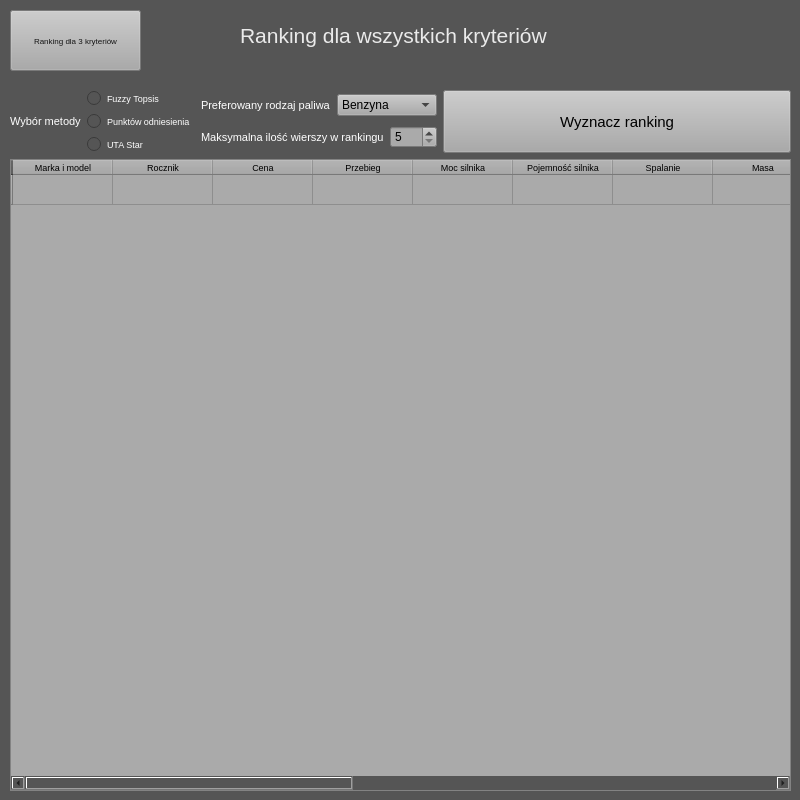
<?xml version="1.0" encoding="UTF-8"?>
<ui version="4.0">
 <class>Form</class>
 <widget class="QWidget" name="Form">
  <property name="geometry">
   <rect>
    <x>0</x>
    <y>0</y>
    <width>800</width>
    <height>800</height>
   </rect>
  </property>
  <property name="windowTitle">
   <string>Form</string>
  </property>
  <property name="autoFillBackground">
   <bool>false</bool>
  </property>
  <property name="styleSheet">
   <string notr="true">background-color: rgb(85, 85, 85);</string>
  </property>
  <widget class="QLabel" name="title_label">
   <property name="geometry">
    <rect>
     <x>240</x>
     <y>10</y>
     <width>471</width>
     <height>51</height>
    </rect>
   </property>
   <property name="sizePolicy">
    <sizepolicy hsizetype="Fixed" vsizetype="Fixed">
     <horstretch>0</horstretch>
     <verstretch>0</verstretch>
    </sizepolicy>
   </property>
   <property name="font">
    <font>
     <pointsize>16</pointsize>
    </font>
   </property>
   <property name="autoFillBackground">
    <bool>false</bool>
   </property>
   <property name="styleSheet">
    <string notr="true">color: rgb(234, 234, 234);</string>
   </property>
   <property name="text">
    <string>Ranking dla wszystkich kryteriów</string>
   </property>
   <property name="scaledContents">
    <bool>true</bool>
   </property>
   <property name="wordWrap">
    <bool>false</bool>
   </property>
  </widget>
  <widget class="QPushButton" name="three_criteria_button">
   <property name="geometry">
    <rect>
     <x>10</x>
     <y>10</y>
     <width>131</width>
     <height>61</height>
    </rect>
   </property>
   <property name="font">
    <font>
     <pointsize>6</pointsize>
     <stylestrategy>PreferAntialias</stylestrategy>
    </font>
   </property>
   <property name="styleSheet">
    <string notr="true">background-color: rgb(170, 170, 170);
color: rgb(21, 21, 21);</string>
   </property>
   <property name="text">
    <string>Ranking dla 3 kryteriów</string>
   </property>
  </widget>
  <widget class="QWidget" name="layoutWidget">
   <property name="geometry">
    <rect>
     <x>10</x>
     <y>90</y>
     <width>781</width>
     <height>701</height>
    </rect>
   </property>
   <layout class="QVBoxLayout" name="verticalLayout">
    <item>
     <layout class="QHBoxLayout" name="horizontalLayout_5">
      <item>
       <layout class="QHBoxLayout" name="horizontalLayout_4">
        <item>
         <layout class="QHBoxLayout" name="horizontalLayout">
          <item>
           <widget class="QLabel" name="method_label">
            <property name="font">
             <font>
              <pointsize>8</pointsize>
             </font>
            </property>
            <property name="styleSheet">
             <string notr="true">color: rgb(255, 255, 255);</string>
            </property>
            <property name="text">
             <string>Wybór metody</string>
            </property>
           </widget>
          </item>
          <item>
           <layout class="QVBoxLayout" name="verticalLayout_2">
            <item>
             <widget class="QRadioButton" name="topsis_button">
              <property name="font">
               <font>
                <pointsize>7</pointsize>
               </font>
              </property>
              <property name="styleSheet">
               <string notr="true">color: rgb(255, 255, 255);</string>
              </property>
              <property name="text">
               <string>Fuzzy Topsis</string>
              </property>
             </widget>
            </item>
            <item>
             <widget class="QRadioButton" name="rsm_button">
              <property name="font">
               <font>
                <pointsize>7</pointsize>
               </font>
              </property>
              <property name="styleSheet">
               <string notr="true">color: rgb(255, 255, 255);</string>
              </property>
              <property name="text">
               <string>Punktów odniesienia</string>
              </property>
             </widget>
            </item>
            <item>
             <widget class="QRadioButton" name="uta_button">
              <property name="font">
               <font>
                <pointsize>7</pointsize>
               </font>
              </property>
              <property name="styleSheet">
               <string notr="true">color: rgb(255, 255, 255);</string>
              </property>
              <property name="text">
               <string>UTA Star </string>
              </property>
             </widget>
            </item>
           </layout>
          </item>
         </layout>
        </item>
        <item>
         <layout class="QVBoxLayout" name="verticalLayout_3">
          <item>
           <layout class="QHBoxLayout" name="horizontalLayout_2">
            <item>
             <widget class="QLabel" name="fuel_label">
              <property name="font">
               <font>
                <pointsize>8</pointsize>
               </font>
              </property>
              <property name="styleSheet">
               <string notr="true">color: rgb(255, 255, 255);</string>
              </property>
              <property name="text">
               <string>Preferowany rodzaj paliwa</string>
              </property>
             </widget>
            </item>
            <item>
             <widget class="QComboBox" name="fuel_combobox">
              <property name="styleSheet">
               <string notr="true">background-color: rgb(170, 170, 170);
color: rgb(0, 0, 0);</string>
              </property>
              <item>
               <property name="text">
                <string>Benzyna</string>
               </property>
              </item>
              <item>
               <property name="text">
                <string>Diesel</string>
               </property>
              </item>
             </widget>
            </item>
           </layout>
          </item>
          <item>
           <layout class="QHBoxLayout" name="horizontalLayout_3">
            <item>
             <widget class="QLabel" name="max_rows_label">
              <property name="font">
               <font>
                <pointsize>8</pointsize>
               </font>
              </property>
              <property name="styleSheet">
               <string notr="true">color: rgb(255, 255, 255);</string>
              </property>
              <property name="text">
               <string>Maksymalna ilość wierszy w rankingu</string>
              </property>
             </widget>
            </item>
            <item>
             <widget class="QSpinBox" name="row_spinbox">
              <property name="styleSheet">
               <string notr="true">color: rgb(0, 0, 0);
background-color: rgb(170, 170, 170);</string>
              </property>
              <property name="minimum">
               <number>5</number>
              </property>
              <property name="maximum">
               <number>100</number>
              </property>
              <property name="singleStep">
               <number>5</number>
              </property>
             </widget>
            </item>
           </layout>
          </item>
         </layout>
        </item>
       </layout>
      </item>
      <item>
       <widget class="QPushButton" name="create_ranking">
        <property name="sizePolicy">
         <sizepolicy hsizetype="Minimum" vsizetype="Preferred">
          <horstretch>0</horstretch>
          <verstretch>0</verstretch>
         </sizepolicy>
        </property>
        <property name="maximumSize">
         <size>
          <width>16777215</width>
          <height>16777215</height>
         </size>
        </property>
        <property name="font">
         <font>
          <pointsize>11</pointsize>
         </font>
        </property>
        <property name="autoFillBackground">
         <bool>false</bool>
        </property>
        <property name="styleSheet">
         <string notr="true">background-color: rgb(170, 170, 170);
color: rgb(0, 0, 0);</string>
        </property>
        <property name="text">
         <string>Wyznacz ranking</string>
        </property>
       </widget>
      </item>
     </layout>
    </item>
    <item>
     <widget class="QTableWidget" name="table_widget">
      <property name="styleSheet">
       <string notr="true">background-color: rgb(170, 170, 170);
border-color: rgb(170, 170, 170);
selection-color: rgb(0, 0, 0);
alternate-background-color: rgb(170, 170, 170);
color: rgb(0, 0, 0);
selection-background-color: rgb(170, 170, 170);
</string>
      </property>
      <row>
       <property name="text">
        <string/>
       </property>
      </row>
      <column>
       <property name="text">
        <string>Marka i model</string>
       </property>
       <property name="font">
        <font>
         <pointsize>7</pointsize>
        </font>
       </property>
      </column>
      <column>
       <property name="text">
        <string>Rocznik</string>
       </property>
       <property name="font">
        <font>
         <pointsize>7</pointsize>
        </font>
       </property>
      </column>
      <column>
       <property name="text">
        <string>Cena</string>
       </property>
       <property name="font">
        <font>
         <pointsize>7</pointsize>
        </font>
       </property>
      </column>
      <column>
       <property name="text">
        <string>Przebieg</string>
       </property>
       <property name="font">
        <font>
         <pointsize>7</pointsize>
        </font>
       </property>
      </column>
      <column>
       <property name="text">
        <string>Moc silnika</string>
       </property>
       <property name="font">
        <font>
         <pointsize>7</pointsize>
        </font>
       </property>
      </column>
      <column>
       <property name="text">
        <string>Pojemność silnika</string>
       </property>
       <property name="font">
        <font>
         <pointsize>7</pointsize>
        </font>
       </property>
      </column>
      <column>
       <property name="text">
        <string>Spalanie</string>
       </property>
       <property name="font">
        <font>
         <pointsize>7</pointsize>
        </font>
       </property>
      </column>
      <column>
       <property name="text">
        <string>Masa</string>
       </property>
       <property name="font">
        <font>
         <pointsize>7</pointsize>
        </font>
       </property>
      </column>
      <column>
       <property name="text">
        <string>Paliwo</string>
       </property>
       <property name="font">
        <font>
         <pointsize>7</pointsize>
        </font>
       </property>
      </column>
      <column>
       <property name="text">
        <string>Ilość drzwi</string>
       </property>
       <property name="font">
        <font>
         <pointsize>7</pointsize>
        </font>
       </property>
      </column>
      <column>
       <property name="text">
        <string>Ilość miejsc</string>
       </property>
       <property name="font">
        <font>
         <pointsize>7</pointsize>
        </font>
       </property>
      </column>
      <column>
       <property name="text">
        <string>Pojemność bagażnika</string>
       </property>
       <property name="font">
        <font>
         <pointsize>7</pointsize>
        </font>
       </property>
      </column>
      <column>
       <property name="text">
        <string>Skrzynia biegów</string>
       </property>
       <property name="font">
        <font>
         <pointsize>7</pointsize>
        </font>
       </property>
      </column>
      <column>
       <property name="text">
        <string>Klimatyzacja</string>
       </property>
       <property name="font">
        <font>
         <pointsize>7</pointsize>
        </font>
       </property>
      </column>
      <column>
       <property name="text">
        <string>Gwarancja</string>
       </property>
       <property name="font">
        <font>
         <pointsize>7</pointsize>
        </font>
       </property>
      </column>
      <column>
       <property name="text">
        <string>Opinia</string>
       </property>
       <property name="font">
        <font>
         <pointsize>7</pointsize>
        </font>
       </property>
      </column>
     </widget>
    </item>
   </layout>
  </widget>
 </widget>
 <resources/>
 <connections/>
</ui>
